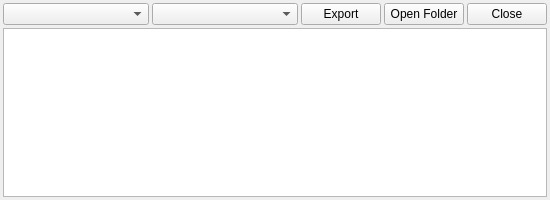
<?xml version="1.0" encoding="UTF-8"?>
<ui version="4.0">
 <class>ExportBible</class>
 <widget class="QWidget" name="ExportBible">
  <property name="geometry">
   <rect>
    <x>0</x>
    <y>0</y>
    <width>550</width>
    <height>200</height>
   </rect>
  </property>
  <property name="windowTitle">
   <string>export bible - SoulAnchor</string>
  </property>
  <property name="windowIcon">
   <iconset resource="../build-soulanchor-Desktop-Debug/soulanchor.qrc">
    <normaloff>:/img/anchor.png</normaloff>:/img/anchor.png</iconset>
  </property>
  <layout class="QGridLayout" name="gridLayout">
   <property name="leftMargin">
    <number>3</number>
   </property>
   <property name="topMargin">
    <number>3</number>
   </property>
   <property name="rightMargin">
    <number>3</number>
   </property>
   <property name="bottomMargin">
    <number>3</number>
   </property>
   <property name="spacing">
    <number>3</number>
   </property>
   <item row="0" column="0">
    <widget class="QComboBox" name="cb_tl">
     <property name="sizePolicy">
      <sizepolicy hsizetype="Preferred" vsizetype="Fixed">
       <horstretch>0</horstretch>
       <verstretch>0</verstretch>
      </sizepolicy>
     </property>
    </widget>
   </item>
   <item row="1" column="0" colspan="5">
    <widget class="QTextEdit" name="te">
     <property name="toolTip">
      <string notr="true"/>
     </property>
     <property name="readOnly">
      <bool>true</bool>
     </property>
    </widget>
   </item>
   <item row="0" column="3">
    <widget class="QPushButton" name="pb_folder">
     <property name="sizePolicy">
      <sizepolicy hsizetype="Fixed" vsizetype="Fixed">
       <horstretch>0</horstretch>
       <verstretch>0</verstretch>
      </sizepolicy>
     </property>
     <property name="text">
      <string>Open Folder</string>
     </property>
    </widget>
   </item>
   <item row="0" column="2">
    <widget class="QPushButton" name="pb_export">
     <property name="sizePolicy">
      <sizepolicy hsizetype="Fixed" vsizetype="Fixed">
       <horstretch>0</horstretch>
       <verstretch>0</verstretch>
      </sizepolicy>
     </property>
     <property name="text">
      <string>Export</string>
     </property>
    </widget>
   </item>
   <item row="0" column="4">
    <widget class="QPushButton" name="pb_close">
     <property name="sizePolicy">
      <sizepolicy hsizetype="Fixed" vsizetype="Fixed">
       <horstretch>0</horstretch>
       <verstretch>0</verstretch>
      </sizepolicy>
     </property>
     <property name="text">
      <string>Close</string>
     </property>
    </widget>
   </item>
   <item row="0" column="1">
    <widget class="QComboBox" name="cb_format"/>
   </item>
  </layout>
 </widget>
 <resources>
  <include location="../build-soulanchor-Desktop-Debug/soulanchor.qrc"/>
 </resources>
 <connections/>
</ui>
